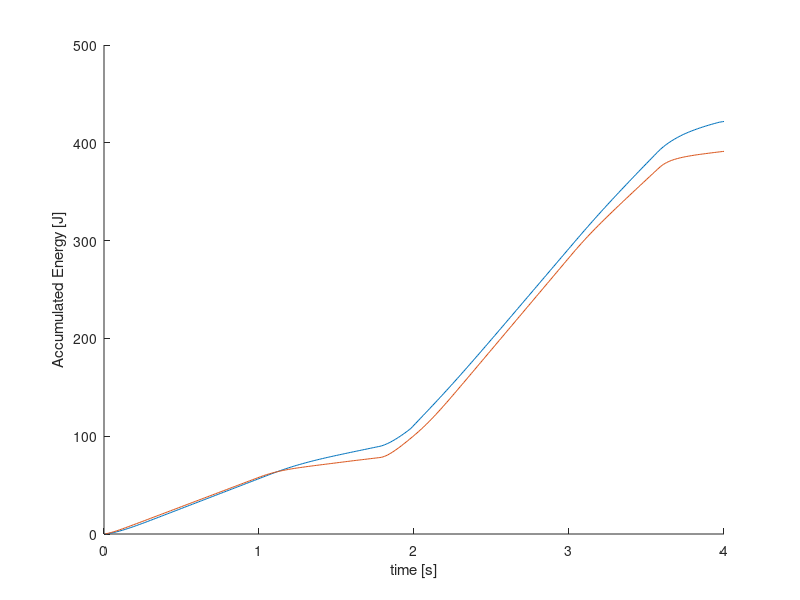
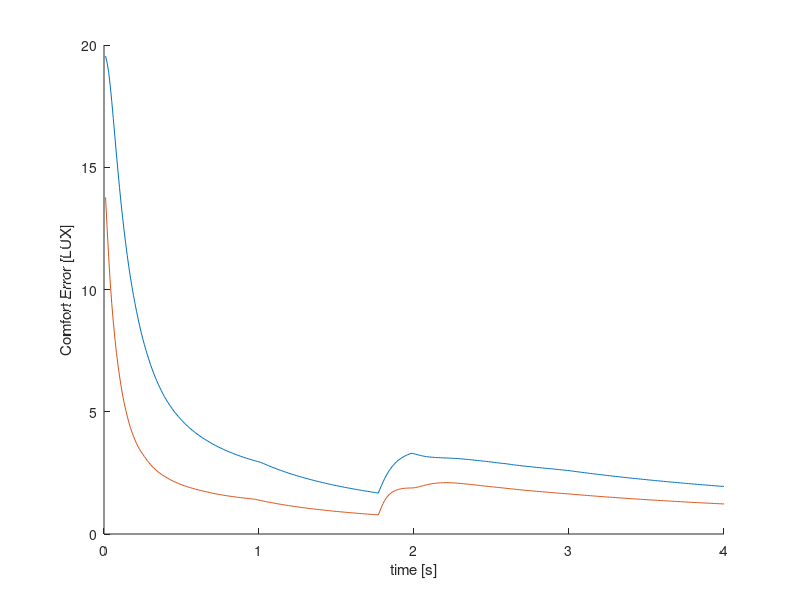
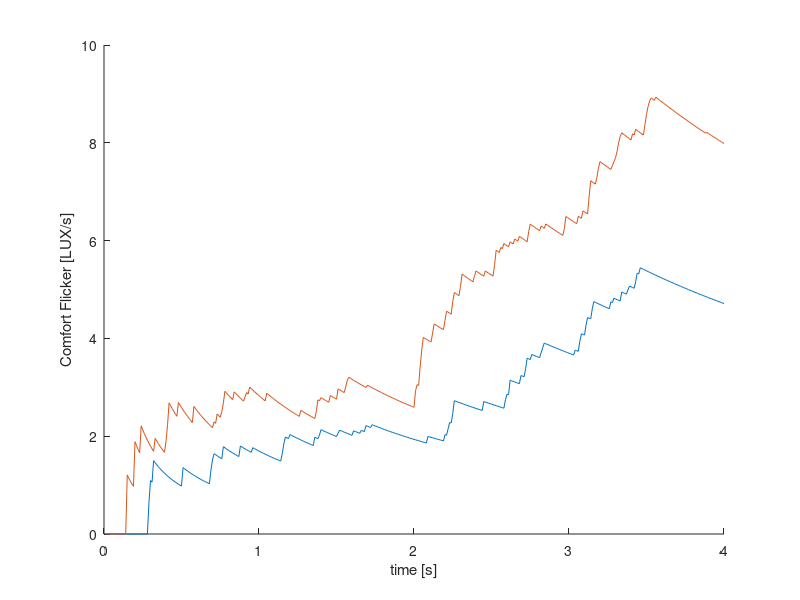

MATLAB code to generate these figures, in order:
res1 = [
0.82 20.00 0 8637
0.25 20.00 0 8896
0.26 20.00 8 8907
0.45 20.00 13 8918
0.99 20.00 17 8928
1.89 20.00 22 8938
3.31 20.00 26 8949
4.87 20.00 30 8960
6.54 20.00 33 8970
8.10 20.00 36 8980
9.52 20.00 39 8991
10.71 20.00 41 9001
11.91 20.00 43 9012
12.87 20.00 45 9023
13.53 20.00 47 9033
14.22 20.00 48 9043
14.86 20.00 50 9054
15.36 20.00 51 9065
15.96 20.00 52 9075
16.14 20.00 53 9085
16.50 20.00 54 9097
16.78 20.00 54 9107
16.96 20.00 56 9118
17.24 20.00 56 9128
17.63 20.00 57 9139
17.83 20.00 58 9150
18.02 20.00 58 9160
18.02 20.00 58 9171
18.12 20.00 59 9182
18.22 20.00 59 9192
18.32 20.00 60 9203
18.53 20.00 60 9213
18.73 20.00 60 9225
18.53 20.00 60 9235
18.63 20.00 61 9245
18.84 20.00 61 9256
18.73 20.00 61 9267
18.73 20.00 61 9277
18.73 20.00 61 9288
18.73 20.00 61 9298
18.94 20.00 61 9310
18.94 20.00 61 9320
18.73 20.00 61 9330
18.73 20.00 61 9341
18.73 20.00 61 9352
18.73 20.00 61 9362
18.73 20.00 61 9373
18.73 20.00 61 9383
18.73 20.00 61 9394
18.73 20.00 61 9405
18.73 20.00 61 9415
18.73 20.00 61 9425
18.73 20.00 61 9437
18.73 20.00 61 9447
18.94 20.00 61 9457
18.73 20.00 61 9468
18.73 20.00 61 9479
18.73 20.00 61 9490
18.73 20.00 61 9500
18.73 20.00 61 9511
18.73 20.00 61 9522
18.73 20.00 61 9532
18.73 20.00 61 9543
18.73 20.00 61 9553
18.73 20.00 61 9564
18.73 20.00 61 9575
18.73 20.00 61 9585
18.73 20.00 61 9595
18.73 20.00 61 9607
18.73 20.00 61 9617
18.73 20.00 61 9628
18.73 20.00 61 9638
18.94 20.00 61 9650
18.73 20.00 61 9660
18.84 20.00 61 9670
18.73 20.00 61 9681
18.73 20.00 61 9692
18.73 20.00 61 9702
18.73 20.00 61 9713
18.73 20.00 61 9723
18.94 20.00 61 9735
18.73 20.00 61 9745
18.73 20.00 61 9755
18.73 20.00 61 9766
18.73 20.00 61 9777
18.94 20.00 61 9788
18.94 20.00 61 9798
18.73 20.00 61 9808
18.73 20.00 61 9820
18.73 20.00 61 9830
18.73 20.00 61 9841
18.94 20.00 61 9851
18.73 20.00 61 9862
18.73 20.00 61 9873
18.73 20.00 61 9883
18.73 20.00 61 9894
18.73 20.00 61 9906
18.73 20.00 61 9916
18.73 20.00 61 9927
18.84 20.00 61 9937
18.73 20.00 61 9948
18.73 20.00 61 10195
18.73 20.00 61 10206
19.15 20.00 61 10217
19.37 20.00 61 10227
19.91 20.00 61 10238
20.36 20.00 61 10249
20.93 20.00 61 10260
21.40 20.00 61 10270
21.76 20.00 60 10281
22.25 20.00 60 10292
22.38 20.00 59 10302
22.50 20.00 59 10313
22.76 20.00 58 10323
22.76 20.00 57 10335
22.89 20.00 56 10345
22.89 20.00 56 10355
23.01 20.00 55 10366
23.14 20.00 54 10377
22.89 20.00 53 10388
23.14 20.00 53 10398
23.01 20.00 52 10409
23.01 20.00 50 10420
22.89 20.00 50 10431
23.01 20.00 49 10441
23.01 20.00 48 10452
22.89 20.00 47 10463
22.63 20.00 47 10473
22.63 20.00 46 10484
22.50 20.00 45 10494
22.38 20.00 45 10506
22.38 20.00 44 10516
22.25 20.00 43 10526
22.25 20.00 43 10537
22.25 20.00 42 10548
22.01 20.00 42 10558
22.01 20.00 41 10569
21.88 20.00 40 10579
21.88 20.00 40 10591
22.01 20.00 39 10601
21.64 20.00 39 10612
21.64 20.00 38 10622
21.52 20.00 38 10634
21.64 20.00 37 10644
21.40 20.00 37 10655
21.28 20.00 37 10665
21.28 20.00 36 10676
21.16 20.00 36 10687
21.05 20.00 36 10697
21.05 20.00 35 10708
21.05 20.00 35 10719
21.05 20.00 35 10730
20.93 20.00 34 10740
20.93 20.00 34 10752
20.81 20.00 34 10762
20.93 20.00 34 10772
20.81 20.00 34 10783
20.81 20.00 34 10793
20.81 20.00 34 10805
20.81 20.00 34 10815
20.81 20.00 34 10825
20.81 20.00 34 10836
20.70 20.00 33 10847
20.70 20.00 33 10858
20.81 20.00 33 10868
20.58 20.00 33 10878
20.58 20.00 33 10890
20.58 20.00 33 10900
20.58 20.00 33 10911
20.70 20.00 33 10921
20.58 20.00 33 10932
20.58 20.00 33 10943
20.81 20.00 33 10953
20.58 20.00 33 10964
20.58 20.00 33 10975
20.58 20.00 33 10985
20.70 20.00 33 10996
20.58 20.00 33 11006
20.58 20.00 33 11018
20.70 20.00 33 11028
20.70 50.00 33 11290
21.16 50.00 39 11300
22.38 50.00 53 11311
23.80 50.00 59 11322
25.47 50.00 65 11332
27.27 50.00 71 11343
29.05 50.00 76 11354
30.43 50.00 81 11364
31.89 50.00 86 11375
33.23 50.00 90 11386
34.43 50.00 94 11397
35.90 50.00 98 11408
36.99 50.00 101 11418
37.90 50.00 104 11428
38.83 50.00 107 11440
39.31 50.00 110 11450
39.79 50.00 113 11461
40.78 50.00 117 11471
41.03 50.00 120 11483
41.80 50.00 122 11493
42.32 50.00 123 11503
46.51 50.00 167 11764
49.59 50.00 168 11774
50.56 50.00 167 11786
50.89 50.00 167 11796
50.89 50.00 167 11807
50.24 50.00 167 11817
49.91 50.00 167 11829
49.59 50.00 167 11839
49.27 50.00 167 11849
49.27 50.00 167 11860
48.32 50.00 167 11871
48.02 50.00 168 11882
48.32 50.00 168 11892
48.32 50.00 169 11904
48.02 50.00 169 11914
47.71 50.00 170 11924
47.40 50.00 170 11935
47.40 50.00 170 11945
47.40 50.00 171 11957
47.71 50.00 172 11967
47.71 50.00 172 11978
47.40 50.00 173 11988
47.10 50.00 173 11999
47.40 50.00 174 12010
47.71 50.00 174 12020
47.40 50.00 175 12032
47.71 50.00 176 12042
48.02 50.00 176 12053
47.40 50.00 177 12063
48.02 50.00 177 12075
48.02 50.00 178 12085
48.02 50.00 178 12096
48.02 50.00 179 12106
48.32 50.00 179 12116
48.32 50.00 180 12128
48.32 50.00 180 12138
48.32 50.00 180 12149
48.32 50.00 181 12160
48.64 50.00 181 12170
48.64 50.00 181 12181
48.64 50.00 182 12191
48.64 50.00 182 12203
48.64 50.00 182 12213
48.64 50.00 183 12224
48.64 50.00 183 12234
48.64 50.00 183 12246
48.64 50.00 183 12256
48.32 50.00 184 12266
48.95 50.00 184 12277
48.95 50.00 184 12288
48.95 50.00 184 12299
48.95 50.00 184 12309
48.95 50.00 185 12320
49.27 50.00 185 12331
49.27 50.00 185 12342
49.27 50.00 185 12352
49.27 50.00 185 12363
48.64 50.00 185 12374
48.64 50.00 185 12385
48.64 50.00 186 12395
48.95 50.00 186 12406
49.59 50.00 186 12417
49.27 50.00 186 12427
49.59 50.00 186 12438
50.24 50.00 186 12448
49.27 50.00 186 12459
49.27 50.00 186 12470
49.27 50.00 186 12480
48.95 50.00 186 12491
48.95 50.00 186 12502
49.27 50.00 186 12513
49.59 50.00 186 12523
48.95 50.00 186 12534
48.95 50.00 186 12545
49.27 50.00 186 12556
48.64 50.00 186 12566
49.27 50.00 186 12576
49.27 50.00 186 12588
48.95 50.00 186 12598
49.27 50.00 186 12609
49.27 50.00 186 12619
48.95 50.00 186 12632
48.95 50.00 186 12642
48.95 50.00 186 12652
49.27 50.00 186 12663
48.95 50.00 186 12675
49.27 50.00 186 12685
48.95 50.00 186 12695
48.95 50.00 186 12706
48.95 50.00 186 12717
48.95 50.00 186 12728
49.27 50.00 186 12738
49.27 50.00 186 12749
49.27 50.00 186 12760
49.27 50.00 186 12770
49.27 50.00 186 12781
49.27 50.00 186 12791
49.27 50.00 186 12803
49.27 50.00 186 12813
49.27 50.00 186 13073
49.59 50.00 186 13084
49.59 50.00 186 13094
50.24 50.00 186 13106
50.56 50.00 186 13116
50.56 50.00 186 13126
51.56 50.00 185 13137
51.90 50.00 185 13148
51.56 50.00 185 13159
51.56 50.00 184 13169
52.24 50.00 184 13180
51.56 50.00 183 13191
51.90 50.00 182 13201
51.90 50.00 182 13212
52.59 50.00 181 13222
51.90 50.00 181 13234
52.24 50.00 180 13244
52.24 50.00 179 13255
52.93 50.00 179 13265
52.24 50.00 178 13277
52.59 50.00 177 13287
52.59 50.00 177 13298
52.59 50.00 176 13308
51.90 50.00 175 13319
51.90 50.00 175 13330
52.24 50.00 174 13340
52.24 50.00 173 13351
51.56 50.00 173 13362
51.56 50.00 172 13373
51.56 50.00 172 13383
52.24 50.00 172 13394
51.90 50.00 171 13405
51.56 50.00 170 13416
51.90 50.00 169 13426
51.90 50.00 169 13436
51.56 50.00 169 13448
51.56 50.00 168 13458
50.89 50.00 168 13469
51.56 50.00 168 13479
51.56 50.00 167 13491
51.56 50.00 167 13501
51.23 50.00 167 13511
51.56 50.00 167 13522
51.23 50.00 166 13533
51.23 50.00 166 13544
50.89 50.00 165 13554
50.56 50.00 165 13565
51.23 50.00 165 13576
50.56 50.00 164 13587
50.24 50.00 164 13597
50.89 50.00 164 13607
50.89 50.00 164 13619
50.24 50.00 164 13629
50.24 50.00 163 13640
50.56 50.00 163 13650
50.89 50.00 163 13662
50.89 50.00 163 13672
50.56 50.00 163 13682
50.56 50.00 163 13693
50.89 50.00 163 13704
50.89 20.00 156 13954
48.64 20.00 150 13964
47.40 20.00 143 13975
45.63 20.00 130 13985
43.66 20.00 124 13997
42.06 20.00 118 14007
41.03 20.00 113 14017
39.55 20.00 108 14028
37.67 20.00 104 14039
36.55 20.00 99 14050
35.68 20.00 95 14060
34.43 20.00 91 14070
33.42 20.00 88 14082
32.45 20.00 85 14092
31.70 20.00 82 14102
31.33 20.00 79 14113
30.25 20.00 76 14125
29.73 20.00 73 14135
29.22 20.00 69 14146
28.39 20.00 67 14156
27.91 20.00 64 14167
27.59 20.00 63 14178
26.81 20.00 61 14188
26.51 20.00 59 14198
25.91 20.00 58 14210
25.62 20.00 56 14220
25.19 20.00 55 14230
24.90 20.00 54 14241
24.76 20.00 52 14252
24.48 20.00 51 14262
24.07 20.00 50 14273
23.94 20.00 49 14283
23.67 20.00 48 14295
23.41 20.00 47 14305
23.27 20.00 45 14316
23.01 20.00 45 14326
22.89 20.00 44 14338
22.76 20.00 43 14348
22.63 20.00 43 14358
22.63 20.00 42 14369
21.28 20.00 25 14631
19.91 20.00 25 14642
19.05 20.00 25 14652
18.32 20.00 25 14663
17.63 20.00 25 14673
17.15 20.00 25 14685
16.78 20.00 26 14695
16.50 20.00 27 14705
16.23 20.00 28 14716
15.79 20.00 29 14727
15.70 20.00 30 14738
15.70 20.00 31 14748
15.45 20.00 32 14758
15.45 20.00 33 14770
15.45 20.00 34 14780
15.36 20.00 35 14790
15.36 20.00 36 14801
15.62 20.00 38 14812
15.79 20.00 39 14822
15.79 20.00 40 14833
15.79 20.00 40 14843
15.79 20.00 41 14854
15.79 20.00 42 14865
15.88 20.00 43 14875
16.23 20.00 44 14885
16.14 20.00 46 14897
16.23 20.00 47 14907
16.50 20.00 48 14918
16.68 20.00 48 14928
16.59 20.00 49 14940
16.78 20.00 50 14950
16.87 20.00 51 14960
17.06 20.00 51 14971
17.06 20.00 52 14982
17.24 20.00 53 14993
17.44 20.00 53 15003
17.53 20.00 54 15014
17.44 20.00 54 15025
17.63 20.00 55 15035
17.63 20.00 55 15046
17.73 20.00 56 15056
17.83 20.00 57 15068
18.02 20.00 57 15078
17.92 20.00 58 15089
18.22 20.00 58 15099
18.12 20.00 58 15111
18.22 20.00 59 15121
18.32 20.00 59 15131
18.32 20.00 59 15142
18.43 20.00 60 15153
18.84 20.00 60 15164
18.53 20.00 60 15174
18.63 20.00 61 15184
18.63 20.00 61 15196
18.73 20.00 61 15206
18.84 20.00 61 15217
18.73 20.00 61 15227
18.94 20.00 61 15239
18.73 20.00 61 15249
18.73 20.00 61 15259
18.73 20.00 61 15270
18.94 20.00 61 15281
18.73 20.00 61 15292
18.73 20.00 61 15302
18.84 20.00 61 15312
18.73 20.00 61 15324
18.73 20.00 62 15334
19.05 20.00 62 15345
18.94 20.00 62 15355
18.94 20.00 62 15367
19.15 20.00 62 15378
18.94 20.00 62 15388
18.94 20.00 62 15399
18.94 20.00 62 15410
19.15 20.00 62 15421
18.94 20.00 62 15431
18.94 20.00 62 15441
19.15 20.00 62 15453
18.94 20.00 62 15463
18.94 20.00 62 15474
19.05 20.00 62 15484
18.94 20.00 62 15495
19.15 20.00 62 15506
19.15 20.00 62 15516
19.05 20.00 62 15527
19.05 20.00 62 15538
18.94 20.00 62 15549
18.94 20.00 62 15559
19.05 20.00 62 15569
19.05 20.00 62 15581
18.94 20.00 62 15591
19.05 20.00 62 15602
18.94 20.00 62 15612
19.05 20.00 62 15624
19.15 20.00 62 15634
18.94 20.00 62 15644
19.26 20.00 62 15655
18.94 20.00 62 15666
19.15 20.00 62 15677
18.94 20.00 62 15687
18.94 20.00 62 15934
19.26 20.00 62 15945
19.47 20.00 62 15955
20.13 20.00 62 15967
20.58 20.00 62 15977
21.05 20.00 62 15987
21.28 20.00 61 15998
21.64 20.00 61 16010
22.01 20.00 60 16020
22.25 20.00 60 16030
22.50 20.00 59 16041
22.63 20.00 58 16052
22.76 20.00 57 16063
22.89 20.00 57 16073
22.89 20.00 56 16084
23.01 20.00 55 16095
23.14 20.00 55 16105
23.01 20.00 54 16116
23.14 20.00 53 16126
23.01 20.00 52 16138
22.89 20.00 51 16148
23.01 20.00 50 16159
22.89 20.00 49 16169
22.89 20.00 49 16181
22.76 20.00 48 16191
22.76 20.00 47 16202
22.63 20.00 46 16212
22.50 20.00 46 16223
22.50 20.00 45 16234
22.38 20.00 45 16244
22.38 20.00 44 16254
22.38 20.00 43 16266
22.25 20.00 43 16276
22.13 20.00 42 16287
22.01 20.00 42 16297
21.88 20.00 41 16308
21.88 20.00 40 16319
22.01 20.00 40 16330
21.88 20.00 39 16340
21.64 20.00 39 16351
21.52 50.00 28 16615
20.93 50.00 33 16626
21.40 50.00 40 16636
22.63 50.00 47 16647
24.35 50.00 54 16658
25.91 50.00 60 16668
27.91 50.00 66 16679
29.22 50.00 77 16690
30.61 50.00 82 16700
32.26 50.00 86 16711
33.23 50.00 90 16721
34.63 50.00 94 16732
35.47 50.00 98 16743
36.55 50.00 101 16753
37.90 50.00 104 16764
38.36 50.00 107 16775
39.55 50.00 110 16785
40.28 50.00 112 16796
40.53 50.00 115 16806
41.03 50.00 117 16818
41.54 50.00 119 16828
42.59 50.00 121 16839
42.32 50.00 125 16850
43.39 50.00 126 16861
43.39 50.00 128 16872
43.66 50.00 129 16882
44.21 50.00 131 16893
44.21 50.00 132 16904
44.77 50.00 133 16914
45.06 50.00 134 16925
45.63 50.00 136 16935
45.92 50.00 137 16946
45.63 50.00 138 16957
45.92 50.00 139 16967
46.80 50.00 140 16978
46.80 50.00 140 16989
47.10 50.00 141 17000
46.51 50.00 142 17010
46.51 50.00 143 17021
46.80 50.00 144 17032
47.10 50.00 144 17043
47.40 50.00 145 17053
47.71 50.00 146 17064
47.40 50.00 146 17075
48.02 50.00 147 17085
47.71 50.00 147 17096
48.02 50.00 147 17106
48.32 50.00 148 17118
47.71 50.00 148 17128
47.71 50.00 149 17139
48.32 50.00 149 17149
48.64 50.00 150 17160
48.32 50.00 150 17171
48.64 50.00 151 17181
48.64 50.00 151 17192
48.64 50.00 151 17203
48.95 50.00 152 17214
48.32 50.00 152 17224
48.64 50.00 152 17235
48.95 50.00 152 17246
48.32 50.00 160 17506
49.91 50.00 160 17517
49.59 50.00 160 17527
49.91 50.00 160 17539
48.95 50.00 160 17549
49.27 50.00 160 17559
48.64 50.00 160 17570
47.71 50.00 160 17581
47.71 50.00 161 17592
47.40 50.00 161 17602
47.10 50.00 162 17613
47.40 50.00 163 17624
47.10 50.00 163 17635
46.80 50.00 164 17645
46.51 50.00 164 17655
47.10 50.00 165 17667
47.10 50.00 166 17677
46.51 50.00 167 17688
47.10 50.00 167 17698
47.10 50.00 168 17710
46.80 50.00 169 17720
47.10 50.00 169 17730
46.51 50.00 171 17741
46.80 50.00 172 17753
47.40 50.00 172 17763
47.10 50.00 173 17774
47.10 50.00 173 17784
47.40 50.00 174 17795
47.10 50.00 174 17806
47.40 50.00 175 17816
47.71 50.00 176 17827
47.71 50.00 176 17838
47.71 50.00 177 17849
47.40 50.00 177 17859
48.02 50.00 178 17869
48.02 50.00 178 17881
48.02 50.00 179 17891
48.32 50.00 179 17902
48.02 50.00 180 17912
48.32 50.00 180 17924
48.02 50.00 181 17934
48.32 50.00 181 17945
48.64 50.00 181 17955
48.32 50.00 181 17966
48.32 50.00 182 17977
48.32 50.00 182 17987
48.64 50.00 182 17998
48.64 50.00 183 18009
48.32 50.00 183 18020
48.95 50.00 183 18030
48.32 50.00 183 18040
48.95 50.00 184 18052
48.32 50.00 184 18062
48.95 50.00 184 18073
48.32 50.00 184 18083
48.95 50.00 184 18096
48.95 50.00 184 18106
48.95 50.00 184 18116
48.64 50.00 184 18127
48.95 50.00 184 18138
48.95 50.00 184 18149
48.95 50.00 184 18159
48.32 50.00 184 18170
48.95 50.00 185 18181
48.64 50.00 185 18191
48.64 50.00 185 18202
48.64 50.00 186 18213
49.27 50.00 186 18224
49.27 50.00 186 18234
49.27 50.00 186 18245
49.27 50.00 186 18255
48.95 50.00 186 18267
49.27 50.00 186 18277
48.95 50.00 186 18288
49.59 50.00 186 18298
49.59 50.00 186 18309
49.27 50.00 186 18320
49.59 50.00 186 18330
48.95 50.00 186 18341
49.27 50.00 186 18352
49.27 50.00 186 18363
49.27 50.00 186 18373
49.59 50.00 186 18384
49.59 50.00 186 18395
48.95 50.00 186 18406
49.59 50.00 186 18416
49.59 50.00 186 18426
];

res2 = [
0.38 20.00 0 6665
0.37 20.00 8 6675
0.61 20.00 13 6685
1.39 20.00 17 6695
2.68 20.00 21 6706
4.53 20.00 25 6716
6.72 20.00 29 6727
8.93 20.00 32 6737
11.02 20.00 34 6748
12.96 20.00 36 6759
14.38 20.00 38 6769
15.58 20.00 39 6779
16.70 20.00 40 6791
17.49 20.00 40 6801
18.21 20.00 41 6811
18.63 20.00 41 6822
19.18 20.00 41 6833
19.52 20.00 41 6844
19.74 20.00 41 6854
20.33 20.00 41 6865
20.21 20.00 41 6876
20.33 20.00 41 6886
20.44 20.00 41 6897
20.93 20.00 41 6907
20.80 20.00 41 6919
20.93 20.00 41 6929
21.05 20.00 40 6939
20.93 20.00 40 6950
20.93 20.00 40 6961
20.93 20.00 39 6971
20.93 20.00 39 6982
20.80 20.00 38 6992
21.05 20.00 38 7004
20.93 20.00 38 7014
20.68 20.00 37 7025
20.68 20.00 37 7035
20.68 20.00 37 7046
20.68 20.00 37 7057
20.56 20.00 37 7067
20.56 20.00 37 7078
20.56 20.00 37 7089
20.56 20.00 37 7099
20.56 20.00 37 7110
20.68 20.00 37 7120
20.44 20.00 36 7132
20.44 20.00 36 7142
20.33 20.00 36 7152
20.33 20.00 36 7163
20.44 20.00 36 7174
20.33 20.00 36 7185
20.33 20.00 36 7195
20.68 20.00 36 7206
20.33 20.00 36 7217
20.21 20.00 36 7227
20.21 20.00 36 7238
20.56 20.00 36 7248
20.56 20.00 36 7259
20.33 20.00 36 7270
20.33 20.00 36 7280
20.33 20.00 36 7290
20.33 20.00 36 7302
20.33 20.00 36 7312
20.33 20.00 36 7322
20.33 20.00 36 7333
20.33 20.00 36 7344
20.33 20.00 36 7354
20.33 20.00 36 7365
20.33 20.00 36 7375
20.33 20.00 36 7387
20.33 20.00 36 7397
20.33 20.00 36 7408
20.33 20.00 36 7418
20.33 20.00 36 7429
20.33 20.00 36 7440
20.68 20.00 36 7450
20.33 20.00 36 7460
20.33 20.00 36 7472
20.33 20.00 36 7482
20.33 20.00 36 7492
20.33 20.00 36 7503
20.33 20.00 36 7514
20.33 20.00 36 7524
20.33 20.00 36 7535
20.56 20.00 36 7545
20.33 20.00 36 7557
20.33 20.00 36 7567
20.21 20.00 36 7577
20.44 20.00 36 7588
20.44 20.00 36 7599
20.68 20.00 36 7610
20.33 20.00 36 7620
20.33 20.00 36 7630
20.21 20.00 36 7642
20.68 20.00 36 7652
20.56 20.00 36 7662
20.21 20.00 36 7673
20.33 20.00 36 7685
20.33 20.00 36 7695
20.56 20.00 36 7706
20.33 20.00 36 7716
20.33 50.00 35 7966
20.21 50.00 42 7977
20.80 50.00 50 7988
22.44 50.00 56 7998
24.08 50.00 63 8009
25.86 50.00 69 8019
27.62 50.00 75 8030
29.15 50.00 80 8040
30.79 50.00 85 8051
32.14 50.00 89 8061
33.35 50.00 94 8072
34.40 50.00 98 8083
35.71 50.00 101 8093
36.39 50.00 105 8103
37.32 50.00 108 8115
38.28 50.00 112 8125
39.52 50.00 114 8135
40.29 50.00 119 8146
40.03 50.00 122 8157
41.07 50.00 124 8168
41.34 50.00 126 8178
42.42 50.00 128 8188
42.98 50.00 130 8200
42.98 50.00 132 8210
43.83 50.00 134 8221
44.41 50.00 135 8231
44.41 50.00 137 8242
44.12 50.00 138 8253
45.00 50.00 140 8263
45.29 50.00 141 8273
45.00 50.00 142 8285
45.00 50.00 143 8295
45.90 50.00 144 8306
46.20 50.00 146 8316
45.90 50.00 147 8328
46.51 50.00 148 8338
46.20 50.00 149 8348
47.13 50.00 150 8359
47.45 50.00 151 8370
47.45 50.00 152 8381
47.77 50.00 152 8391
47.77 50.00 153 8401
48.09 50.00 154 8413
47.77 50.00 154 8423
48.09 50.00 155 8434
47.45 50.00 156 8444
47.77 50.00 156 8455
48.41 50.00 157 8466
48.74 50.00 158 8476
48.41 50.00 158 8487
48.74 50.00 158 8498
47.77 50.00 159 8508
48.74 50.00 159 8519
48.74 50.00 159 8529
48.09 50.00 159 8541
48.09 50.00 159 8551
48.74 50.00 159 8561
48.74 50.00 160 8572
49.07 50.00 160 8583
49.07 50.00 160 8593
49.40 50.00 160 8604
49.07 50.00 160 8614
49.07 50.00 160 8626
49.40 50.00 160 8636
49.07 50.00 160 8646
48.41 50.00 160 8657
48.41 50.00 160 8668
49.07 50.00 161 8679
49.07 50.00 161 8689
49.40 50.00 161 8699
49.40 50.00 161 8711
48.41 50.00 161 8721
49.40 50.00 161 8732
49.40 50.00 161 8742
48.41 50.00 161 8753
49.40 50.00 161 8764
49.40 50.00 161 8774
49.40 50.00 162 8784
48.41 50.00 162 8796
49.40 50.00 162 8806
48.41 50.00 162 9066
50.07 50.00 162 9076
49.73 50.00 162 9086
51.45 50.00 162 9098
52.16 50.00 162 9108
51.80 50.00 161 9119
53.24 50.00 161 9129
53.61 50.00 160 9141
53.98 50.00 159 9152
54.36 50.00 158 9163
53.98 50.00 157 9174
54.73 50.00 156 9184
54.36 50.00 155 9195
55.12 50.00 154 9205
55.12 50.00 152 9217
54.36 50.00 151 9227
55.50 50.00 148 9237
54.36 50.00 147 9248
55.12 50.00 146 9259
55.12 50.00 145 9270
54.36 20.00 111 9533
53.24 20.00 105 9543
51.45 20.00 98 9553
49.07 20.00 92 9565
47.77 20.00 86 9575
46.51 20.00 81 9586
45.00 20.00 76 9596
43.83 20.00 71 9607
42.70 20.00 66 9618
41.88 20.00 58 9628
40.55 20.00 55 9638
39.77 20.00 51 9650
38.77 20.00 48 9660
37.80 20.00 45 9671
37.09 20.00 42 9681
36.17 20.00 39 9692
36.17 20.00 37 9703
35.49 20.00 34 9713
34.19 20.00 32 9723
33.56 20.00 30 9735
33.35 20.00 28 9745
32.74 20.00 27 9755
32.34 20.00 25 9766
31.94 20.00 23 9777
31.55 20.00 22 9787
30.98 20.00 20 9797
30.79 20.00 19 9807
30.79 20.00 17 9819
30.23 20.00 15 9829
30.05 20.00 14 9840
29.69 20.00 13 9850
29.33 20.00 13 9861
29.15 20.00 12 9871
29.33 20.00 11 9882
28.80 20.00 10 9892
28.63 20.00 9 9903
28.29 20.00 9 9914
28.29 20.00 8 9924
28.12 20.00 8 9934
28.12 20.00 7 9945
27.95 20.00 7 9955
27.78 20.00 6 9966
27.62 20.00 6 9976
27.62 20.00 5 9987
27.45 20.00 5 9998
27.29 20.00 4 10008
27.29 20.00 4 10018
27.29 20.00 3 10029
27.12 20.00 3 10040
27.12 20.00 3 10050
26.96 20.00 2 10060
26.80 20.00 2 10072
26.80 20.00 2 10082
26.80 20.00 2 10092
26.80 20.00 2 10103
26.64 20.00 2 10114
26.80 20.00 2 10124
26.80 20.00 2 10134
26.64 20.00 2 10145
26.80 20.00 2 10156
26.80 20.00 2 10166
26.80 20.00 2 10177
26.80 20.00 2 10187
26.80 20.00 2 10198
26.96 20.00 2 10208
26.96 20.00 2 10219
26.80 20.00 1 10229
26.64 20.00 1 10240
26.64 20.00 1 10251
26.64 20.00 1 10261
26.64 20.00 1 10271
26.64 20.00 1 10283
26.64 20.00 1 10293
26.64 20.00 1 10303
26.48 20.00 1 10313
26.48 20.00 1 10324
26.48 20.00 1 10335
26.48 20.00 1 10345
26.48 20.00 1 10356
26.64 20.00 1 10366
26.64 20.00 1 10377
26.48 20.00 1 10387
26.64 20.00 1 10398
26.64 20.00 1 10408
26.64 20.00 1 10420
26.64 20.00 1 10431
26.64 20.00 1 10441
26.48 20.00 1 10451
26.48 20.00 1 10462
26.64 20.00 1 10473
26.48 20.00 1 10483
26.64 20.00 1 10493
26.48 20.00 1 10505
26.64 20.00 1 10515
26.48 20.00 1 10525
26.48 20.00 1 10535
26.48 20.00 1 10547
26.64 20.00 1 10557
26.64 20.00 1 10567
26.64 20.00 1 10578
26.48 50.00 6 10841
26.96 50.00 11 10852
28.12 50.00 17 10862
29.51 50.00 22 10872
31.17 50.00 27 10884
32.14 50.00 31 10894
33.35 50.00 35 10904
34.62 50.00 39 10915
35.49 50.00 43 10926
36.39 50.00 46 10936
37.32 50.00 49 10947
38.28 50.00 52 10957
39.02 50.00 55 10969
39.77 50.00 58 10979
40.29 50.00 60 10989
40.81 50.00 63 11000
42.15 50.00 67 11011
41.88 50.00 69 11022
42.98 50.00 71 11032
43.54 50.00 72 11042
43.26 50.00 74 11054
43.54 50.00 75 11064
43.54 50.00 77 11074
45.00 50.00 78 11085
44.41 50.00 79 11096
45.00 50.00 81 11106
45.90 50.00 82 11117
45.29 50.00 83 11127
45.59 50.00 84 11139
45.90 50.00 85 11149
45.90 50.00 86 11159
46.82 50.00 87 11170
47.13 50.00 88 11181
46.51 50.00 89 11192
46.51 50.00 90 11202
46.82 50.00 90 11212
46.82 50.00 91 11224
47.77 50.00 92 11234
47.13 50.00 92 11245
48.09 50.00 93 11255
47.45 50.00 94 11266
48.09 50.00 94 11277
47.77 50.00 95 11287
48.74 50.00 95 11297
47.77 50.00 95 11309
48.41 50.00 96 11319
47.77 50.00 96 11330
48.74 50.00 97 11340
48.09 50.00 97 11351
49.07 50.00 97 11362
48.74 50.00 98 11372
48.74 50.00 98 11383
48.41 50.00 98 11394
48.09 50.00 99 11404
49.07 50.00 99 11415
49.07 50.00 99 11425
48.41 50.00 100 11437
48.74 50.00 100 11447
48.74 50.00 100 11457
48.41 50.00 100 11468
49.40 50.00 101 11479
49.07 50.00 101 11726
49.07 50.00 101 11738
47.45 50.00 101 11748
46.51 50.00 102 11759
46.51 50.00 102 11769
46.51 50.00 103 11780
45.90 50.00 104 11791
44.70 50.00 105 11801
44.41 50.00 108 11812
45.00 50.00 109 11823
44.12 50.00 110 11834
43.54 50.00 112 11844
44.41 50.00 113 11855
44.41 50.00 115 11866
44.41 50.00 116 11876
44.41 50.00 117 11887
43.26 50.00 119 11898
44.41 50.00 120 11909
44.41 50.00 122 11920
44.41 50.00 123 11930
43.83 50.00 125 11941
44.12 50.00 126 11952
44.41 50.00 129 11963
44.70 50.00 130 11973
45.00 50.00 131 11983
45.00 50.00 133 11995
45.29 50.00 134 12005
45.29 50.00 135 12016
45.29 50.00 137 12026
45.00 50.00 138 12038
46.20 50.00 139 12048
45.90 50.00 140 12058
45.59 50.00 141 12069
45.59 50.00 142 12080
45.59 50.00 143 12091
46.82 50.00 144 12101
46.82 50.00 145 12112
47.13 50.00 147 12123
47.13 50.00 147 12134
47.13 20.00 165 12398
47.45 20.00 160 12409
48.09 20.00 153 12420
46.51 20.00 146 12431
44.41 20.00 139 12441
42.98 20.00 133 12452
41.34 20.00 122 12463
40.29 20.00 117 12474
39.27 20.00 112 12484
37.80 20.00 107 12494
37.09 20.00 103 12506
36.39 20.00 99 12516
34.62 20.00 95 12526
33.77 20.00 92 12537
32.74 20.00 88 12548
31.94 20.00 85 12558
31.75 20.00 82 12569
30.79 20.00 79 12579
30.42 20.00 77 12590
29.15 20.00 74 12601
28.80 20.00 72 12611
28.29 20.00 70 12622
27.62 20.00 67 12633
27.45 20.00 64 12643
27.12 20.00 62 12654
26.17 20.00 60 12664
26.33 20.00 58 12675
25.40 20.00 57 12686
25.10 20.00 55 12696
24.66 20.00 54 12706
24.37 20.00 53 12718
24.23 20.00 52 12728
23.94 20.00 51 12739
23.80 20.00 50 12749
23.39 20.00 49 12760
23.25 20.00 48 12771
23.11 20.00 47 12781
22.84 20.00 46 12792
22.58 20.00 45 12803
22.44 20.00 44 12813
22.18 20.00 43 12824
22.18 20.00 42 12834
21.93 20.00 42 12846
21.80 20.00 41 12856
21.67 20.00 41 12867
21.54 20.00 40 12877
21.42 20.00 40 12888
21.42 20.00 39 12899
21.29 20.00 39 12909
21.17 20.00 38 12919
21.05 20.00 38 12931
20.93 20.00 38 12941
20.93 20.00 37 12952
20.80 20.00 37 12962
20.80 20.00 36 12974
20.68 20.00 36 12984
20.56 20.00 36 12995
20.56 20.00 36 13005
20.56 20.00 36 13017
20.56 20.00 36 13027
20.56 20.00 36 13038
20.44 20.00 36 13048
20.44 20.00 36 13059
20.44 20.00 36 13070
20.44 20.00 36 13080
20.80 20.00 36 13091
20.44 20.00 36 13102
20.44 20.00 36 13113
20.44 20.00 36 13123
20.44 20.00 36 13134
20.56 20.00 36 13145
20.56 20.00 36 13156
20.56 20.00 36 13167
20.56 20.00 36 13177
20.80 20.00 36 13189
20.44 20.00 36 13199
20.56 20.00 36 13210
20.44 20.00 36 13220
20.56 20.00 36 13232
20.56 20.00 36 13242
20.80 20.00 36 13252
20.56 20.00 36 13263
20.56 20.00 36 13274
20.44 20.00 36 13285
20.56 20.00 36 13295
20.44 20.00 36 13306
20.56 20.00 36 13317
20.44 20.00 36 13328
20.44 20.00 36 13338
20.56 20.00 36 13349
20.44 20.00 36 13360
20.56 20.00 36 13370
20.44 20.00 36 13381
20.44 20.00 36 13391
20.56 20.00 36 13403
20.56 20.00 36 13413
20.68 20.00 36 13424
20.44 20.00 35 13434
20.33 20.00 35 13446
20.56 20.00 35 13456
20.44 50.00 41 13705
20.68 50.00 48 13716
21.80 50.00 55 13726
23.80 50.00 62 13737
25.55 50.00 68 13748
27.78 50.00 74 13759
28.98 50.00 79 13769
30.61 50.00 84 13779
32.34 50.00 88 13790
32.94 50.00 93 13801
34.83 50.00 97 13811
35.71 50.00 100 13822
36.62 50.00 104 13833
37.09 50.00 107 13843
38.52 50.00 110 13854
39.27 50.00 113 13864
40.03 50.00 118 13876
40.55 50.00 121 13886
41.34 50.00 123 13897
41.07 50.00 125 13907
41.61 50.00 127 13919
42.70 50.00 129 13929
42.42 50.00 131 13939
42.98 50.00 132 13950
43.83 50.00 134 13961
43.54 50.00 135 13971
43.83 50.00 137 13982
45.00 50.00 138 13992
45.29 50.00 140 14004
45.29 50.00 141 14014
45.90 50.00 142 14024
45.29 50.00 144 14035
45.29 50.00 145 14047
46.20 50.00 146 14057
45.90 50.00 147 14067
45.90 50.00 148 14078
46.82 50.00 149 14089
46.82 50.00 150 14100
47.45 50.00 150 14110
46.51 50.00 151 14121
47.45 50.00 152 14132
48.09 50.00 167 14393
50.07 50.00 167 14403
50.75 50.00 167 14414
51.80 50.00 167 14425
52.52 50.00 167 14436
53.24 50.00 166 14446
53.61 50.00 165 14457
53.98 50.00 164 14468
54.36 50.00 163 14479
53.98 50.00 161 14489
53.98 50.00 160 14500
55.12 50.00 159 14511
54.73 50.00 158 14522
55.50 50.00 157 14532
54.73 50.00 156 14543
55.89 50.00 154 14554
55.89 50.00 153 14564
55.89 50.00 151 14575
55.50 50.00 150 14585
54.73 50.00 147 14597
54.36 50.00 146 14607
54.73 50.00 145 14618
55.50 50.00 143 14628
55.12 50.00 142 14641
54.36 50.00 141 14651
53.98 50.00 139 14662
53.98 50.00 138 14672
53.98 50.00 138 14684
53.61 50.00 136 14694
54.36 50.00 135 14705
53.61 50.00 134 14715
53.61 50.00 133 14727
53.98 50.00 131 14737
53.61 50.00 130 14748
53.61 50.00 129 14758
52.88 50.00 129 14769
53.61 50.00 128 14780
52.52 50.00 127 14790
53.61 50.00 126 14801
53.24 50.00 125 14812
53.24 50.00 125 14823
52.52 50.00 124 14833
52.52 50.00 123 14843
52.16 50.00 123 14855
52.88 50.00 122 14865
51.80 50.00 121 14876
52.88 50.00 120 14886
52.52 50.00 119 14898
51.45 50.00 119 14908
51.80 50.00 118 14919
52.16 50.00 118 14929
52.16 50.00 117 14940
51.45 50.00 117 14951
51.45 50.00 116 14961
52.16 50.00 116 14972
52.16 50.00 115 14983
50.75 50.00 115 14994
51.45 50.00 114 15004
50.75 50.00 114 15014
50.75 20.00 109 15278
51.45 20.00 103 15289
49.73 20.00 97 15299
49.07 20.00 91 15310
47.45 20.00 86 15321
45.59 20.00 81 15331
44.41 20.00 76 15342
43.54 20.00 71 15352
42.70 20.00 67 15363
41.34 20.00 63 15374
40.81 20.00 59 15384
39.27 20.00 56 15394
38.52 20.00 52 15406
37.56 20.00 49 15416
36.85 20.00 46 15426
36.17 20.00 44 15437
35.49 20.00 39 15448
35.05 20.00 36 15459
34.40 20.00 34 15469
33.77 20.00 32 15480
33.35 20.00 30 15491
32.74 20.00 28 15501
32.54 20.00 27 15512
32.54 20.00 25 15522
31.75 20.00 24 15534
31.36 20.00 22 15544
30.79 20.00 21 15554
30.61 20.00 20 15564
30.23 20.00 18 15576
30.05 20.00 17 15586
29.87 20.00 16 15596
29.69 20.00 15 15607
29.33 20.00 14 15618
29.15 20.00 13 15628
28.98 20.00 12 15639
28.98 20.00 11 15649
28.80 20.00 10 15660
28.46 20.00 10 15671
28.29 20.00 9 15681
28.12 20.00 9 15691
28.12 20.00 8 15703
27.95 20.00 8 15713
27.95 20.00 7 15723
27.78 20.00 7 15733
27.62 20.00 6 15745
27.62 20.00 6 15755
27.45 20.00 5 15765
27.29 20.00 5 15775
27.29 20.00 5 15787
27.29 20.00 4 15797
27.12 20.00 4 15807
27.12 20.00 3 15818
27.62 20.00 3 15828
26.96 20.00 3 15840
26.80 20.00 2 15850
26.64 20.00 2 15860
26.64 20.00 2 15870
26.64 20.00 2 15882
26.64 20.00 2 15893
26.64 20.00 2 15903
26.64 20.00 2 15913
26.48 20.00 2 15925
26.64 20.00 2 15935
26.48 20.00 2 15945
26.64 20.00 2 15955
26.64 20.00 2 15967
26.64 20.00 2 15977
27.29 20.00 2 15987
26.80 20.00 2 15998
26.64 20.00 2 16009
26.80 20.00 2 16019
26.64 20.00 2 16030
26.80 20.00 2 16040
26.80 20.00 2 16051
26.64 20.00 2 16062
26.80 20.00 2 16072
26.64 20.00 2 16082
26.64 20.00 2 16094
26.80 20.00 2 16104
26.80 20.00 2 16114
26.64 20.00 2 16124
26.80 20.00 2 16136
26.80 20.00 2 16146
26.80 20.00 2 16156
26.64 20.00 2 16166
26.80 20.00 2 16178
26.64 20.00 2 16188
26.80 20.00 2 16198
26.64 20.00 2 16209
24.37 20.00 2 16220
13.11 20.00 4 16231
8.26 20.00 8 16241
6.47 20.00 13 16251
6.08 20.00 18 16262
6.55 20.00 23 16273
7.41 20.00 27 16283
8.36 20.00 32 16294
9.58 20.00 36 16305
10.77 20.00 40 16315
12.31 20.00 43 16325
];

res3 = [
0.81 20.00 0 8896
2.50 20.00 7 8918
3.66 20.00 16 8939
6.23 20.00 23 8962
8.73 20.00 29 8983
11.02 20.00 35 9005
12.80 20.00 39 9027
14.06 20.00 44 9049
15.11 20.00 47 9070
15.96 20.00 49 9093
16.68 20.00 51 9114
17.15 20.00 52 9136
17.63 20.00 54 9158
18.02 20.00 55 9180
18.43 20.00 56 9201
18.43 20.00 57 9224
18.63 20.00 58 9245
18.84 20.00 59 9268
19.15 20.00 59 9290
19.05 20.00 59 9312
19.05 20.00 59 9333
19.05 20.00 59 9356
19.05 20.00 59 9378
19.26 20.00 59 9400
19.05 20.00 59 9421
19.05 20.00 59 9444
19.05 20.00 59 9465
18.94 20.00 60 9488
19.15 20.00 60 9509
19.26 20.00 60 9532
19.26 20.00 60 9553
19.26 20.00 60 9576
19.37 20.00 60 9597
19.37 20.00 60 9620
19.26 20.00 60 9641
19.26 20.00 60 9664
19.37 20.00 60 9686
19.26 20.00 60 9708
19.26 20.00 60 9730
19.15 20.00 60 9752
19.15 20.00 60 9774
19.15 20.00 60 9796
19.15 20.00 60 9818
19.26 20.00 60 9840
19.15 20.00 60 9862
19.37 20.00 60 9884
19.15 20.00 60 9907
19.15 20.00 60 9929
19.15 20.00 60 9951
19.15 20.00 60 9973
19.26 20.00 60 9995
19.37 20.00 60 10016
19.15 20.00 60 10039
19.15 20.00 60 10061
19.15 20.00 60 10083
19.15 20.00 60 10104
19.15 20.00 60 10127
19.15 20.00 60 10149
19.15 20.00 60 10171
19.15 20.00 60 10193
19.15 20.00 60 10215
19.37 20.00 60 10236
19.15 20.00 60 10259
19.15 20.00 60 10281
19.15 20.00 60 10303
19.15 20.00 60 10326
19.15 20.00 60 10347
19.15 20.00 60 10370
19.15 20.00 60 10391
19.15 20.00 60 10414
19.37 20.00 60 10435
19.37 20.00 60 10458
19.37 20.00 60 10479
19.26 20.00 60 10502
19.15 20.00 60 10523
19.26 20.00 60 10546
19.37 20.00 60 10567
19.15 20.00 60 10590
19.15 20.00 60 10611
19.26 20.00 60 10634
19.15 20.00 60 10655
19.37 20.00 60 10678
19.15 20.00 60 10699
19.15 20.00 60 10722
19.15 20.00 60 10743
19.15 20.00 60 10766
19.15 20.00 60 10787
19.37 20.00 60 10810
19.26 20.00 60 10831
19.15 20.00 60 10854
19.15 20.00 60 10875
19.15 20.00 60 10898
19.15 20.00 60 10920
19.15 20.00 60 10943
19.26 20.00 60 10964
19.15 20.00 60 10987
19.26 20.00 60 11009
19.37 20.00 60 11031
19.15 20.00 60 11053
19.15 20.00 60 11075
19.80 20.00 60 11097
20.70 20.00 60 11119
21.64 20.00 59 11141
22.38 20.00 58 11163
22.89 20.00 57 11185
23.27 20.00 55 11207
23.67 20.00 54 11229
23.67 20.00 51 11251
23.80 20.00 49 11273
23.54 20.00 47 11295
23.54 20.00 45 11317
23.41 20.00 44 11339
23.27 20.00 41 11362
23.01 20.00 40 11383
23.01 20.00 38 11405
22.89 20.00 37 11427
22.63 20.00 35 11449
22.50 20.00 33 11471
22.38 20.00 32 11493
22.25 20.00 31 11515
22.13 20.00 30 11537
21.88 20.00 29 11559
21.76 20.00 28 11582
21.64 20.00 27 11603
21.52 20.00 26 11626
21.40 20.00 25 11648
21.28 20.00 25 11670
21.16 20.00 24 11692
21.16 20.00 23 11714
21.05 20.00 22 11736
20.81 20.00 22 11758
20.93 20.00 22 11780
21.05 20.00 22 11802
21.16 20.00 22 11824
21.16 20.00 21 11846
20.93 20.00 21 11868
20.93 20.00 21 11890
20.93 20.00 21 11912
20.93 20.00 21 11935
20.81 20.00 20 11957
20.70 20.00 20 11978
21.05 20.00 20 12001
20.70 20.00 20 12022
20.58 20.00 20 12044
20.70 20.00 20 12066
20.70 20.00 20 12088
20.70 20.00 20 12110
20.70 20.00 20 12132
20.70 20.00 20 12154
20.93 20.00 20 12176
20.70 20.00 20 12198
20.70 20.00 20 12220
20.81 20.00 20 12242
20.81 20.00 20 12264
21.16 20.00 20 12286
20.81 20.00 20 12308
20.81 20.00 20 12331
20.93 20.00 20 12352
21.05 20.00 20 12375
21.16 20.00 20 12396
20.81 20.00 20 12419
20.93 20.00 20 12440
20.81 20.00 20 12463
20.81 20.00 19 12484
20.81 20.00 19 12507
20.58 20.00 19 12528
20.58 20.00 19 12551
20.58 20.00 19 12572
20.58 20.00 19 12595
20.58 20.00 19 12616
20.58 20.00 19 12639
20.70 20.00 19 12660
20.70 20.00 19 12683
20.81 20.00 19 12704
20.70 20.00 19 12727
20.70 20.00 19 12748
20.70 20.00 19 12771
20.70 20.00 19 12792
20.70 20.00 19 12815
20.70 20.00 19 12836
20.70 50.00 19 12859
21.05 50.00 25 12881
23.54 50.00 43 12904
26.81 50.00 55 12926
30.61 50.00 66 12950
33.23 50.00 75 12973
35.90 50.00 86 12995
38.13 50.00 93 13018
39.79 50.00 98 13040
41.29 50.00 103 13063
42.59 50.00 109 13085
43.94 50.00 113 13108
44.21 50.00 115 13130
45.06 50.00 118 13153
45.92 50.00 122 13176
46.21 50.00 123 13199
46.51 50.00 125 13221
47.40 50.00 127 13244
47.40 50.00 128 13266
47.40 50.00 130 13290
48.02 50.00 131 13313
48.02 50.00 132 13335
46.51 50.00 133 13358
46.21 50.00 135 13381
45.06 50.00 137 13404
45.34 50.00 141 13426
45.06 50.00 143 13449
44.21 50.00 145 13471
45.06 50.00 148 13494
44.49 50.00 152 13516
45.06 50.00 154 13539
45.06 50.00 157 13561
45.06 50.00 160 13585
45.34 50.00 162 13607
45.63 50.00 165 13630
46.21 50.00 167 13652
45.92 50.00 170 13676
46.51 50.00 171 13699
46.80 50.00 173 13721
47.10 50.00 175 13744
47.40 50.00 177 13766
47.40 50.00 178 13789
47.40 50.00 179 13811
48.02 50.00 180 13835
47.71 50.00 182 13857
48.32 50.00 183 13880
48.32 50.00 184 13903
48.64 50.00 185 13926
49.27 50.00 185 13949
48.64 50.00 185 13972
48.95 50.00 186 13996
49.27 50.00 186 14018
49.27 50.00 186 14041
49.59 50.00 186 14063
48.95 50.00 187 14086
49.59 50.00 187 14108
49.59 50.00 187 14132
48.95 50.00 187 14154
48.95 50.00 188 14177
49.91 50.00 188 14199
49.91 50.00 188 14222
49.91 50.00 188 14244
49.59 50.00 188 14267
49.91 50.00 188 14289
49.59 50.00 188 14312
49.59 50.00 188 14333
49.59 50.00 188 14356
49.91 50.00 188 14377
49.91 50.00 188 14400
49.59 50.00 188 14422
49.91 50.00 188 14443
49.91 50.00 188 14466
49.59 50.00 188 14488
49.59 50.00 188 14510
49.91 50.00 188 14531
50.24 50.00 188 14554
49.27 50.00 188 14575
49.91 50.00 188 14598
49.91 50.00 188 14619
49.59 50.00 188 14642
49.91 50.00 188 14663
50.24 50.00 188 14686
49.91 50.00 188 14707
49.91 50.00 188 14730
49.91 50.00 188 14751
50.24 50.00 188 14773
49.91 50.00 188 14795
49.91 50.00 188 14817
50.24 50.00 188 14838
49.91 50.00 188 14861
49.91 50.00 188 14882
50.24 50.00 188 14905
49.91 50.00 188 14926
49.91 50.00 188 14949
49.91 50.00 188 14971
49.91 50.00 188 14993
49.91 50.00 188 15015
49.27 50.00 188 15037
49.91 50.00 188 15059
49.59 50.00 188 15081
49.59 50.00 188 15102
49.91 50.00 188 15125
49.91 50.00 188 15148
49.91 50.00 188 15169
49.91 50.00 188 15191
49.59 50.00 188 15213
49.91 50.00 188 15235
49.91 50.00 188 15257
49.59 50.00 188 15279
49.91 50.00 188 15301
49.91 50.00 188 15323
49.91 50.00 188 15345
49.91 50.00 188 15367
49.91 50.00 188 15389
49.91 50.00 188 15411
49.91 50.00 188 15433
49.91 50.00 188 15455
49.91 50.00 188 15477
49.59 50.00 188 15499
49.59 50.00 188 15521
49.91 50.00 188 15543
49.27 50.00 188 15565
50.24 50.00 188 15587
51.23 50.00 188 15609
52.24 50.00 187 15631
52.59 50.00 186 15653
53.29 50.00 184 15675
53.29 50.00 183 15697
53.29 50.00 180 15719
52.93 50.00 179 15741
53.64 50.00 177 15763
53.64 50.00 176 15784
52.93 50.00 174 15807
53.29 50.00 172 15828
53.29 50.00 170 15851
53.29 50.00 169 15873
53.99 50.00 167 15894
52.24 50.00 166 15917
52.59 50.00 164 15938
52.59 50.00 162 15961
51.90 50.00 161 15983
51.56 50.00 160 16005
52.24 50.00 159 16027
51.56 50.00 158 16049
51.90 50.00 157 16071
51.90 50.00 156 16093
51.23 50.00 155 16114
51.23 50.00 155 16137
51.56 50.00 154 16159
51.56 50.00 153 16181
51.23 50.00 153 16203
50.89 50.00 152 16225
51.23 50.00 152 16246
50.89 50.00 152 16269
51.23 50.00 151 16291
50.56 50.00 151 16313
51.23 50.00 151 16334
50.89 50.00 150 16357
51.23 50.00 150 16378
51.23 50.00 149 16401
50.56 50.00 149 16422
50.24 50.00 149 16445
50.24 50.00 149 16466
50.89 50.00 149 16489
51.23 50.00 149 16510
50.56 50.00 149 16533
50.24 50.00 148 16555
50.89 50.00 148 16577
50.89 50.00 148 16599
50.89 50.00 148 16621
50.56 50.00 148 16643
50.56 50.00 148 16665
51.23 50.00 148 16687
50.24 50.00 148 16709
50.89 50.00 148 16731
50.24 50.00 147 16752
50.56 50.00 147 16775
50.24 50.00 147 16796
50.24 50.00 147 16818
50.56 50.00 147 16840
50.24 20.00 147 16863
50.24 20.00 139 16885
47.10 20.00 126 16908
43.94 20.00 107 16930
40.78 20.00 97 16953
37.44 20.00 87 16975
35.05 20.00 79 16999
32.64 20.00 68 17022
30.79 20.00 63 17045
29.39 20.00 58 17068
27.91 20.00 51 17090
26.81 20.00 48 17113
26.21 20.00 44 17135
25.04 20.00 42 17158
24.35 20.00 38 17181
23.94 20.00 36 17204
23.41 20.00 34 17226
23.14 20.00 32 17249
22.63 20.00 30 17272
22.38 20.00 29 17295
22.13 20.00 28 17317
21.88 20.00 26 17340
21.76 20.00 26 17363
21.52 20.00 25 17386
21.52 20.00 24 17409
21.28 20.00 23 17432
21.16 20.00 22 17455
21.05 20.00 22 17477
20.93 20.00 21 17501
20.93 20.00 21 17523
20.93 20.00 21 17546
20.93 20.00 21 17568
21.05 20.00 20 17591
20.93 20.00 20 17614
20.93 20.00 20 17637
20.93 20.00 20 17659
20.93 20.00 20 17682
20.93 20.00 20 17704
20.81 20.00 19 17728
20.70 20.00 19 17751
20.70 20.00 19 17773
20.70 20.00 19 17796
20.24 20.00 19 17818
19.37 20.00 19 17841
18.43 20.00 20 17864
17.73 20.00 21 17887
16.96 20.00 22 17909
16.50 20.00 24 17933
16.14 20.00 26 17955
16.05 20.00 28 17978
15.96 20.00 31 18001
15.96 20.00 33 18024
16.14 20.00 35 18048
16.32 20.00 37 18070
16.32 20.00 39 18093
16.41 20.00 41 18115
16.78 20.00 43 18138
16.78 20.00 44 18161
17.15 20.00 47 18184
17.44 20.00 48 18206
17.53 20.00 49 18229
17.73 20.00 51 18252
17.83 20.00 52 18275
18.02 20.00 53 18297
18.12 20.00 54 18320
18.53 20.00 55 18343
18.53 20.00 56 18366
18.63 20.00 57 18388
18.73 20.00 57 18412
18.84 20.00 58 18435
18.84 20.00 59 18457
19.26 20.00 59 18481
19.05 20.00 59 18503
19.05 20.00 59 18527
18.94 20.00 59 18549
19.15 20.00 60 18572
19.47 20.00 60 18595
19.26 20.00 60 18618
19.26 20.00 60 18640
19.26 20.00 60 18663
19.26 20.00 60 18685
19.47 20.00 60 18709
19.26 20.00 60 18732
19.37 20.00 60 18754
19.15 20.00 60 18777
19.26 20.00 60 18799
19.15 20.00 60 18822
19.37 20.00 60 18845
19.26 20.00 60 18868
19.15 20.00 60 18890
19.15 20.00 60 18913
19.15 20.00 60 18935
19.15 20.00 60 18959
19.26 20.00 60 18980
19.37 20.00 60 19003
19.15 20.00 60 19025
19.15 20.00 60 19047
19.26 20.00 60 19069
19.37 20.00 60 19091
19.26 20.00 60 19113
19.15 20.00 60 19136
19.15 20.00 60 19158
19.37 20.00 60 19180
19.26 20.00 60 19202
19.37 20.00 60 19224
19.15 20.00 60 19246
19.26 20.00 60 19268
19.26 20.00 60 19290
19.37 20.00 60 19312
19.26 20.00 60 19334
19.15 20.00 60 19356
19.15 20.00 60 19378
19.26 20.00 60 19400
19.37 20.00 60 19422
19.37 20.00 60 19444
19.15 20.00 60 19466
19.37 20.00 60 19488
19.15 20.00 60 19510
19.26 20.00 60 19532
19.26 20.00 60 19554
19.15 20.00 60 19576
19.15 20.00 60 19598
19.15 20.00 60 19620
19.26 20.00 60 19642
19.26 20.00 60 19664
19.15 20.00 60 19687
19.37 20.00 60 19708
19.37 20.00 60 19730
19.15 20.00 60 19752
19.15 20.00 60 19775
19.15 20.00 60 19796
19.26 20.00 60 19819
19.26 20.00 60 19841
19.15 20.00 60 19863
19.37 20.00 60 19885
19.15 20.00 60 19907
19.37 20.00 60 19929
19.26 20.00 60 19951
19.37 20.00 60 19973
19.26 20.00 60 19995
19.26 20.00 60 20018
19.26 20.00 60 20040
];

res4 = [
19.18 20.00 0 6317
6.35 20.00 4 6339
4.69 20.00 11 6362
5.42 20.00 22 6384
6.93 20.00 29 6407
9.03 20.00 35 6429
11.22 20.00 40 6452
13.81 20.00 45 6474
15.86 20.00 48 6497
17.59 20.00 50 6519
18.74 20.00 51 6542
19.63 20.00 51 6564
20.09 20.00 51 6587
20.80 20.00 51 6609
21.05 20.00 51 6632
21.29 20.00 51 6656
21.29 20.00 50 6678
21.29 20.00 50 6701
21.29 20.00 49 6723
21.05 20.00 48 6746
21.05 20.00 47 6768
21.05 20.00 47 6791
20.93 20.00 47 6814
20.93 20.00 46 6837
20.80 20.00 46 6859
20.80 20.00 46 6882
20.80 20.00 46 6904
21.05 20.00 46 6927
21.05 20.00 46 6950
20.80 20.00 45 6973
20.56 20.00 45 6995
20.68 20.00 45 7018
20.68 20.00 45 7041
20.68 20.00 45 7063
20.68 20.00 45 7086
20.56 20.00 45 7108
20.80 20.00 45 7131
20.56 20.00 45 7154
20.68 20.00 45 7177
20.93 20.00 45 7199
20.68 20.00 45 7222
20.68 20.00 45 7244
20.56 20.00 44 7267
20.56 20.00 44 7290
20.44 20.00 44 7313
20.80 20.00 44 7336
20.44 20.00 44 7359
20.33 20.00 44 7382
20.56 20.00 44 7404
20.44 20.00 44 7428
20.44 20.00 44 7450
20.44 20.00 44 7473
20.33 20.00 44 7495
20.68 20.00 44 7518
20.44 20.00 44 7540
20.44 20.00 44 7563
20.33 20.00 44 7585
20.44 20.00 44 7608
20.68 20.00 44 7631
20.56 20.00 44 7654
20.44 20.00 44 7676
20.33 20.00 44 7699
20.44 20.00 44 7721
20.33 20.00 44 7744
20.44 20.00 44 7767
20.44 20.00 44 7790
20.33 20.00 44 7813
20.33 20.00 44 7835
20.33 20.00 44 7858
20.33 20.00 44 7880
20.44 20.00 44 7903
20.33 20.00 44 7925
20.44 20.00 44 7948
20.33 20.00 44 7970
20.44 20.00 44 7993
20.44 20.00 44 8016
20.44 20.00 44 8039
20.33 20.00 44 8061
20.44 20.00 44 8084
20.33 20.00 44 8107
20.33 20.00 44 8129
20.44 20.00 44 8152
20.44 20.00 44 8174
20.68 20.00 44 8197
20.44 20.00 44 8219
20.44 20.00 44 8241
20.33 20.00 44 8262
20.68 20.00 44 8285
20.33 20.00 44 8306
20.44 20.00 44 8328
20.44 20.00 44 8351
20.68 20.00 44 8373
20.56 20.00 44 8394
20.33 20.00 44 8417
20.33 20.00 44 8438
20.33 20.00 44 8460
20.68 20.00 44 8482
20.44 20.00 44 8504
20.44 20.00 44 8526
20.44 20.00 44 8548
20.44 50.00 44 8570
20.80 50.00 51 8593
22.84 50.00 64 8615
26.17 50.00 83 8638
28.63 50.00 94 8660
31.17 50.00 104 8683
33.56 50.00 113 8706
35.27 50.00 124 8728
36.85 50.00 131 8751
38.28 50.00 138 8773
38.77 50.00 144 8796
40.29 50.00 151 8818
40.55 50.00 156 8842
41.88 50.00 160 8864
42.70 50.00 164 8886
43.26 50.00 169 8909
43.54 50.00 173 8932
44.12 50.00 176 8954
44.70 50.00 179 8977
45.29 50.00 182 8999
46.20 50.00 185 9022
45.29 50.00 187 9044
46.20 50.00 189 9067
46.20 50.00 192 9090
47.13 50.00 194 9112
47.13 50.00 195 9135
47.45 50.00 197 9157
47.77 50.00 198 9181
47.13 50.00 199 9203
48.09 50.00 201 9226
48.09 50.00 202 9248
48.09 50.00 203 9271
48.41 50.00 204 9293
48.74 50.00 205 9316
48.74 50.00 206 9339
48.74 50.00 207 9362
48.74 50.00 207 9384
49.07 50.00 208 9408
49.07 50.00 208 9431
49.07 50.00 208 9453
49.07 50.00 208 9476
49.07 50.00 208 9498
49.07 50.00 208 9521
49.07 50.00 208 9543
48.09 50.00 209 9566
49.07 50.00 209 9589
49.07 50.00 209 9612
49.07 50.00 209 9634
49.07 50.00 209 9657
49.40 50.00 209 9679
48.41 50.00 209 9702
48.41 50.00 209 9724
49.40 50.00 210 9747
49.40 50.00 210 9769
49.40 50.00 210 9792
49.40 50.00 210 9815
48.41 50.00 210 9837
49.73 50.00 211 9861
49.73 50.00 211 9883
49.40 50.00 211 9906
49.73 50.00 211 9928
49.73 50.00 211 9951
49.40 50.00 211 9972
49.40 50.00 211 9994
49.40 50.00 211 10016
49.73 50.00 211 10038
48.74 50.00 211 10059
49.40 50.00 211 10082
49.73 50.00 211 10103
49.40 50.00 211 10125
49.40 50.00 211 10147
49.40 50.00 212 10169
49.40 50.00 212 10191
49.73 50.00 212 10213
49.73 50.00 212 10234
49.40 50.00 212 10257
49.40 50.00 212 10278
48.74 50.00 212 10301
48.74 50.00 212 10322
49.40 50.00 212 10345
48.74 50.00 212 10368
49.73 50.00 212 10389
50.41 50.00 212 10412
51.10 50.00 212 10433
52.16 50.00 211 10456
51.80 50.00 210 10477
53.24 50.00 209 10500
53.61 50.00 207 10521
54.36 50.00 205 10544
54.36 50.00 203 10565
53.24 50.00 201 10588
53.61 50.00 199 10609
53.24 50.00 196 10632
53.98 50.00 194 10653
53.61 50.00 192 10676
53.61 50.00 190 10697
53.61 50.00 189 10720
53.61 50.00 186 10741
53.24 50.00 185 10764
53.61 50.00 183 10785
53.24 20.00 182 10808
51.80 20.00 169 10830
50.75 20.00 154 10853
48.41 20.00 140 10875
46.20 20.00 126 10899
42.98 20.00 108 10921
41.34 20.00 97 10944
39.02 20.00 87 10967
37.32 20.00 78 10989
36.17 20.00 65 11012
34.83 20.00 58 11034
32.74 20.00 51 11057
32.14 20.00 45 11079
30.42 20.00 36 11102
29.33 20.00 32 11124
28.63 20.00 27 11147
27.12 20.00 23 11169
26.33 20.00 18 11192
26.33 20.00 14 11214
25.55 20.00 11 11237
25.10 20.00 9 11259
24.52 20.00 5 11282
24.08 20.00 3 11304
23.66 20.00 1 11327
23.39 20.00 0 11350
23.25 20.00 0 11372
23.39 20.00 0 11396
23.52 20.00 0 11418
23.66 20.00 0 11441
23.66 20.00 0 11463
23.66 20.00 0 11486
23.66 20.00 0 11508
23.80 20.00 0 11532
23.66 20.00 0 11554
23.80 20.00 0 11577
23.80 20.00 0 11599
23.66 20.00 0 11622
23.80 20.00 0 11644
23.80 20.00 0 11667
23.80 20.00 0 11689
23.80 20.00 0 11713
23.94 20.00 0 11736
23.80 20.00 0 11758
23.94 20.00 0 11781
23.94 20.00 0 11803
23.94 20.00 0 11826
23.94 20.00 0 11848
23.94 20.00 0 11871
23.94 20.00 0 11893
23.94 20.00 0 11916
23.94 20.00 0 11938
23.94 20.00 0 11961
23.94 20.00 0 11984
23.80 20.00 0 12007
23.94 20.00 0 12029
23.94 20.00 0 12052
23.80 20.00 0 12075
23.94 20.00 0 12097
23.94 20.00 0 12120
23.94 20.00 0 12142
23.80 20.00 0 12165
23.80 20.00 0 12187
23.94 20.00 0 12211
23.80 20.00 0 12233
23.94 20.00 0 12256
23.80 20.00 0 12278
23.80 20.00 0 12301
23.94 20.00 0 12323
23.80 20.00 0 12346
23.94 20.00 0 12369
23.80 20.00 0 12392
23.94 20.00 0 12416
23.94 20.00 0 12437
23.94 20.00 0 12460
23.94 20.00 0 12483
23.94 20.00 0 12506
23.94 20.00 0 12528
23.94 20.00 0 12551
23.94 20.00 0 12573
23.94 20.00 0 12596
23.80 20.00 0 12618
23.94 20.00 0 12642
23.94 20.00 0 12664
23.94 20.00 0 12687
23.94 20.00 0 12708
23.80 20.00 0 12730
23.94 20.00 0 12751
23.94 20.00 0 12774
23.94 20.00 0 12795
23.94 20.00 0 12817
23.94 20.00 0 12839
23.80 20.00 0 12861
23.94 20.00 0 12883
23.94 20.00 0 12905
23.94 20.00 0 12926
23.80 20.00 0 12949
23.94 20.00 0 12971
23.80 20.00 0 12992
23.94 20.00 0 13015
23.94 20.00 0 13036
23.80 50.00 0 13059
24.08 50.00 5 13080
25.71 50.00 16 13103
28.46 50.00 33 13125
30.79 50.00 43 13148
32.94 50.00 52 13170
34.62 50.00 60 13193
36.17 50.00 71 13216
37.56 50.00 77 13238
39.27 50.00 83 13261
39.77 50.00 88 13284
40.81 50.00 95 13306
41.34 50.00 99 13329
42.70 50.00 103 13351
42.70 50.00 107 13374
43.26 50.00 112 13398
43.54 50.00 115 13420
44.41 50.00 118 13443
45.29 50.00 122 13465
45.90 50.00 124 13489
45.29 50.00 126 13511
45.59 50.00 128 13534
46.51 50.00 131 13556
46.82 50.00 133 13579
46.20 50.00 135 13601
46.82 50.00 136 13624
47.13 50.00 139 13647
47.13 50.00 140 13670
48.09 50.00 141 13692
48.41 50.00 142 13715
48.41 50.00 143 13737
48.09 50.00 144 13760
48.74 50.00 145 13783
47.77 50.00 146 13806
48.74 50.00 147 13829
48.74 50.00 148 13851
49.07 50.00 149 13874
49.40 50.00 149 13896
49.07 50.00 150 13919
49.07 50.00 150 13942
48.74 50.00 150 13965
49.40 50.00 151 13987
48.74 50.00 151 14010
48.74 50.00 151 14032
48.74 50.00 152 14055
49.40 50.00 153 14077
49.40 50.00 153 14100
49.73 50.00 153 14123
50.07 50.00 153 14146
49.40 50.00 153 14169
49.40 50.00 154 14191
49.73 50.00 154 14214
49.73 50.00 154 14236
50.07 50.00 154 14259
49.73 50.00 154 14281
49.73 50.00 154 14304
49.73 50.00 154 14327
49.40 50.00 154 14350
49.73 50.00 154 14372
48.74 50.00 154 14395
48.74 50.00 154 14418
47.77 50.00 155 14441
47.13 50.00 156 14462
46.51 50.00 158 14484
45.90 50.00 161 14507
45.59 50.00 163 14528
45.29 50.00 165 14551
45.29 50.00 167 14572
45.00 50.00 170 14594
45.29 50.00 173 14616
44.70 50.00 176 14638
44.70 50.00 178 14660
45.29 50.00 180 14682
45.00 50.00 183 14704
45.90 50.00 185 14726
45.29 50.00 188 14748
46.51 50.00 190 14770
46.51 50.00 191 14792
46.20 50.00 193 14814
46.20 50.00 195 14835
47.45 50.00 197 14858
47.45 50.00 199 14879
47.45 50.00 200 14901
47.13 50.00 201 14923
47.13 50.00 202 14945
48.09 50.00 204 14967
48.41 50.00 205 14989
48.09 50.00 206 15011
48.41 50.00 207 15033
48.74 50.00 208 15054
48.74 50.00 209 15077
48.74 50.00 209 15098
48.74 50.00 210 15121
49.07 50.00 211 15142
49.07 50.00 211 15165
49.07 50.00 211 15186
49.07 50.00 212 15209
49.07 50.00 212 15230
49.07 50.00 212 15253
49.07 50.00 212 15275
49.07 20.00 212 15297
48.74 20.00 201 15320
46.51 20.00 188 15342
45.00 20.00 176 15365
42.42 20.00 158 15387
40.55 20.00 147 15410
37.56 20.00 138 15433
35.94 20.00 129 15456
35.05 20.00 118 15479
33.56 20.00 111 15502
31.75 20.00 105 15524
30.79 20.00 99 15547
29.69 20.00 92 15569
28.80 20.00 87 15592
27.78 20.00 83 15614
27.45 20.00 79 15637
26.17 20.00 74 15660
26.01 20.00 71 15682
24.95 20.00 68 15705
24.52 20.00 66 15727
24.52 20.00 62 15750
23.66 20.00 60 15772
23.39 20.00 59 15795
23.11 20.00 57 15817
22.84 20.00 55 15840
22.58 20.00 54 15862
22.18 20.00 52 15885
22.05 20.00 51 15907
22.05 20.00 50 15931
21.80 20.00 49 15953
21.67 20.00 48 15976
21.54 20.00 47 15998
21.05 20.00 46 16021
20.80 20.00 46 16044
20.80 20.00 46 16067
20.80 20.00 46 16090
20.80 20.00 46 16112
20.93 20.00 46 16135
20.93 20.00 46 16157
20.93 20.00 46 16181
20.93 20.00 46 16203
21.17 20.00 46 16226
21.05 20.00 46 16248
20.68 20.00 45 16271
20.68 20.00 45 16293
20.68 20.00 45 16317
20.68 20.00 45 16339
20.56 20.00 45 16362
20.56 20.00 45 16385
20.68 20.00 45 16407
20.56 20.00 45 16431
20.68 20.00 45 16454
20.56 20.00 45 16477
20.56 20.00 45 16499
20.93 20.00 45 16522
20.93 20.00 45 16544
20.56 20.00 45 16568
20.56 20.00 45 16590
20.56 20.00 45 16613
20.56 20.00 45 16635
20.56 20.00 45 16658
20.56 20.00 45 16681
20.56 20.00 45 16704
20.56 20.00 45 16727
20.56 20.00 45 16749
20.56 20.00 45 16773
20.56 20.00 45 16795
20.56 20.00 45 16818
20.93 20.00 45 16840
20.56 20.00 45 16863
20.56 20.00 45 16885
20.56 20.00 45 16908
20.56 20.00 45 16931
20.56 20.00 45 16954
20.56 20.00 45 16976
20.56 20.00 45 16999
20.56 20.00 45 17021
20.56 20.00 45 17044
20.56 20.00 45 17067
20.44 20.00 45 17090
20.56 20.00 45 17113
20.56 20.00 45 17135
20.56 20.00 45 17158
20.56 20.00 45 17180
20.56 20.00 45 17202
20.56 20.00 45 17224
20.80 20.00 45 17246
20.56 20.00 45 17268
20.56 20.00 45 17290
20.56 20.00 45 17312
20.93 20.00 45 17334
20.56 20.00 45 17356
20.56 20.00 45 17378
20.56 20.00 45 17400
20.80 20.00 45 17422
20.80 20.00 45 17445
20.56 20.00 45 17467
20.56 20.00 45 17488
20.80 20.00 45 17511
];



iref= res1(4:480,2);
imeas= res1(4:480,1);
pwm = res1(4:480,3);

%figure;
%plot(res1(:, 4) - res1(1, 4), res1(:, 2));
%hold on
%plot(res3(:, 4) - res3(1, 4), res3(:, 2));
n = length(iref);

energy = 0;
plotEnergy = zeros(1, n-1);

for i=2:1:n
    energy = energy + pwm(i-1)*0.01;  %*(time(i)-time(i-1))
    plotEnergy(i-1) = energy;
end
disp(energy);

Cerror = 0;
plotCerror = zeros(1, n);
for i=1:1:n
    Cerror= Cerror+max(iref(i)-imeas(i), 0);
    plotCerror(i) = (1/i)  * Cerror;
end

disp(Cerror/n);



cflicker = 0;
plotFlicker = zeros(1, n-2);

for i=3:1:n
    l1 = imeas(i);
    l2 = imeas(i-1);
    l3 = imeas(i-2);
    
    if (l1-l2)*(l2-l3) < 0
        fi = (abs(l1-l2)+abs(l2-l3))/(2*0.01);
    else
        fi = 0;
    end
    
    cflicker = cflicker + fi;
    plotFlicker(i-2)= cflicker/i;
    
end
disp(cflicker/n);


iref3= res3(4:480,2);
imeas3= res3(4:480,1);
pwm3 = res3(4:480,3);

%figure;
%plot(res1(:, 4) - res1(1, 4), res1(:, 2));
%hold on
%plot(res3(:, 4) - res3(1, 4), res3(:, 2));
n3 = length(iref3);

energy3 = 0;
plotEnergy3 = zeros(1, n3-1);

for i=2:1:n3
    energy3 = energy3 + pwm3(i-1)*0.01;  %*(time(i)-time(i-1))
    plotEnergy3(i-1) = energy3;
end
disp(energy3);

Cerror3 = 0;
plotCerror3 = zeros(1, n3);
for i=1:1:n3
    Cerror3= Cerror3+max(iref3(i)-imeas3(i), 0);
    plotCerror3(i) = (1/i)  * Cerror3;
end

disp(Cerror3/n3);



cflicker3 = 0;
plotFlicker3 = zeros(1, n3-2);

for i=3:1:n3
    l1 = imeas3(i);
    l2 = imeas3(i-1);
    l3 = imeas3(i-2);
    
    if (l1-l2)*(l2-l3) < 0
        fi3 = (abs(l1-l2)+abs(l2-l3))/(2*0.01);
    else
        fi3 = 0;
    end
    
    cflicker3 = cflicker3 + fi3;
    plotFlicker3(i-2)= cflicker3/i;
    
end
disp(cflicker3/n3);




t = 1:1:n;
figure(1);
hold on
plot(0.01*t(1:400),plotEnergy(1:400));
plot(0.01*t(1:400),plotEnergy3(1:400));
ylabel('Accumulated Energy [J]');
xlabel('time [s]');


figure(2);
hold on
plot(0.01*t(1:400), plotCerror(1:400));
plot(0.01*t(1:400), plotCerror3(1:400));
ylabel('Comfort Error [LUX]');
xlabel('time [s]');

figure(3);
hold on
plot(0.01*t(1:400), plotFlicker(1:400));
plot(0.01*t(1:400), plotFlicker3(1:400));
ylabel('Comfort Flicker [LUX/s]');
xlabel('time [s]');
